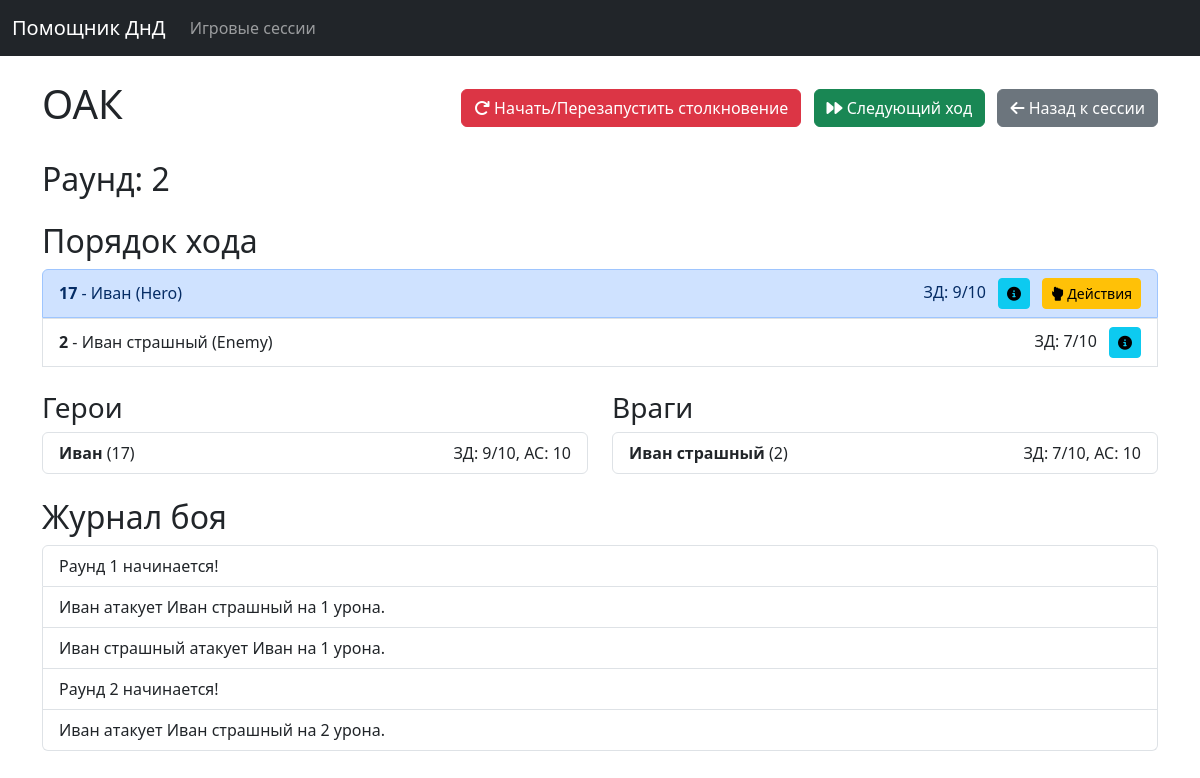
The page /encounters/2/ on the database its author committed.
### campaign_manager/models.py (models this page shows, shortened)
class Encounter(models.Model):
    game_session = models.ForeignKey(GameSession, on_delete=models.CASCADE, related_name='encounters')
    name = models.CharField(max_length=255)
    description = models.TextField(blank=True)
    is_active = models.BooleanField(default=True)
    created_at = models.DateTimeField(auto_now_add=True)
    current_round = models.PositiveIntegerField(default=0)
    active_combatant_index = models.PositiveIntegerField(default=0)

class Character(models.Model):
    name = models.CharField(max_length=255)
    strength = models.PositiveIntegerField(default=10)
    dexterity = models.PositiveIntegerField(default=10)
    constitution = models.PositiveIntegerField(default=10)
    intelligence = models.PositiveIntegerField(default=10)
    wisdom = models.PositiveIntegerField(default=10)
    charisma = models.PositiveIntegerField(default=10)
    armor_class = models.PositiveIntegerField(default=10)
    max_hp = models.PositiveIntegerField(default=10)
    size = models.CharField(max_length=50, blank=True, null=True)
    creature_type = models.CharField(max_length=100, blank=True, null=True)
    source = models.CharField(max_length=100, blank=True, null=True)
    damage_immunities = models.TextField(blank=True, null=True)
    condition_immunities = models.TextField(blank=True, null=True)
    senses = models.TextField(blank=True, null=True)
    languages = models.TextField(blank=True, null=True)
    challenge_rating = models.CharField(max_length=50, blank=True, null=True)
    actions_description = models.TextField(blank=True, null=True)
    description = models.TextField(blank=True, null=True)
    race = models.CharField(max_length=100, blank=True, null=True)
    proficiency_bonus = models.PositiveIntegerField(default=2)
    speed = models.CharField(max_length=50, blank=True, null=True)
    traits_description = models.TextField(blank=True, null=True)
    proficiencies_description = models.TextField(blank=True, null=True)
    equipment_description = models.TextField(blank=True, null=True)
    attacks_description = models.TextField(blank=True, null=True)
    coins_description = models.TextField(blank=True, null=True)
    resources_description = models.TextField(blank=True, null=True)
    class Meta:
        abstract = True

class Hero(Character):
    game_session = models.ForeignKey(GameSession, on_delete=models.CASCADE, related_name='heroes')
    current_hp = models.IntegerField()
    player_name = models.CharField(max_length=255, blank=True, null=True)
    char_class = models.CharField(max_length=100, blank=True, null=True)
    char_subclass = models.CharField(max_length=100, blank=True, null=True)
    level = models.PositiveIntegerField(default=1)
    background = models.CharField(max_length=100, blank=True, null=True)
    alignment = models.CharField(max_length=100, blank=True, null=True)

class Enemy(Character):
    game_session = models.ForeignKey(GameSession, on_delete=models.CASCADE, related_name='enemies')

class EncounterLog(models.Model):
    encounter = models.ForeignKey(Encounter, on_delete=models.CASCADE, related_name='logs')
    actor = models.ForeignKey(Combatant, on_delete=models.CASCADE, related_name='actions', null=True, blank=True)
    target = models.ForeignKey(Combatant, on_delete=models.CASCADE, related_name='targeted_actions', null=True, blank=True)
    action_description = models.CharField(max_length=255)
    created_at = models.DateTimeField(auto_now_add=True)

### campaign_manager/views.py (the view)
# urls.py: path('encounters/<int:pk>/', views.encounter_detail, name='encounter_detail'),
def encounter_detail(request, pk):
    encounter = get_object_or_404(Encounter, pk=pk)
    attack_form = AttackForm(encounter=encounter)
    hero_type = ContentType.objects.get_for_model(Hero)
    enemy_type = ContentType.objects.get_for_model(Enemy)
    combatants_queryset = encounter.combatants.order_by('-initiative')
    combatants_data = []
    heroes = []
    enemies = []
    for c in combatants_queryset:
        try:
            character_obj = c.character
            is_hero = c.content_type == hero_type
            combatant_info = {
                'id': c.pk,
                'name': character_obj.name,
                'current_hp': c.current_hp,
                'max_hp': character_obj.max_hp,
                'initiative': c.initiative,
                'is_hero': is_hero,
                'strength': character_obj.strength,
                'strength_modifier': (character_obj.strength - 10) // 2,
                'dexterity': character_obj.dexterity,
                'dexterity_modifier': (character_obj.dexterity - 10) // 2,
                'constitution': character_obj.constitution,
                'constitution_modifier': (character_obj.constitution - 10) // 2,
                'intelligence': character_obj.intelligence,
                'intelligence_modifier': (character_obj.intelligence - 10) // 2,
                'wisdom': character_obj.wisdom,
                'wisdom_modifier': (character_obj.wisdom - 10) // 2,
                'charisma': character_obj.charisma,
                'charisma_modifier': (character_obj.charisma - 10) // 2,
                'armor_class': character_obj.armor_class,
            }
            combatants_data.append(combatant_info)
            if is_hero:
                heroes.append(combatant_info)
            else:
                enemies.append(combatant_info)
        except Exception as e:
            print(f"Combatant id={c.pk}, content_type={c.content_type}, object_id={c.object_id}: {e}")
            continue
    return render(request, 'campaign_manager/encounter_detail.html', {
        'encounter': encounter,
        'attack_form': attack_form,
        'combatants': combatants_data,
        'heroes': heroes,
        'enemies': enemies,
    })

### campaign_manager/templatetags/campaign_manager_filters.py (called while the page is built)
@register.filter
def startswith(text, starts):
    if isinstance(text, str):
        return text.startswith(starts)
    return False

### campaign_manager/templates/campaign_manager/encounter_detail.html (shortened to what this page needs)
{% extends 'campaign_manager/base.html' %}
{% load campaign_manager_filters %}
{% load i18n %}
{% block content %}
    <div class="d-flex justify-content-between align-items-center mb-4">
        <h1>{{ encounter.name }}</h1>
        <div>
            <button type="button" class="btn btn-danger" data-bs-toggle="modal" data-bs-target="#startEncounterModal"><i class="fas fa-redo"></i> {% trans "Start/Restart Encounter" %}</button>
            <form action="{% url 'next_turn' encounter.pk %}" method="post" class="d-inline ms-2">
                <button type="submit" class="btn btn-success" {% if not encounter.is_active %}disabled{% endif %}><i class="fas fa-forward"></i> {% trans "Next Turn" %}</button>
            </form>
            <a href="{% url 'game_session_detail' encounter.game_session.pk %}" class="btn btn-secondary ms-2"><i class="fas fa-arrow-left"></i> {% trans "Back to Session" %}</a>
        </div>
    </div>
    <h2 class="mb-3">{% trans "Round:" %} <span id="current-round">{{ encounter.current_round }}</span></h2>
    <div class="row mt-4">
        <div class="col-md-12">
            <h2>{% trans "Combat Order" %}</h2>
            <ul class="list-group" id="combat-order-list">
                {% for combatant in combatants %}
                    {% with forloop.counter0 as combatant_index %}
                        <li class="list-group-item d-flex justify-content-between align-items-center {% if combatant_index == encounter.active_combatant_index %}list-group-item-primary{% endif %} {% if combatant.current_hp <= 0 %}list-group-item-secondary{% endif %}" data-combatant-id="{{ combatant.id }}">
                            <div>
                                <strong>{{ combatant.initiative }}</strong> -
                                {{ combatant.name }} ({{ combatant.is_hero|yesno:_('Hero,Enemy') }})
                            </div>
                            <div>
                                {% trans "HP:" %} <span id="hp-{{ combatant.id }}">{{ combatant.current_hp }}</span>/{{ combatant.max_hp }}
                                <button type="button" class="btn btn-sm btn-info ms-2" data-bs-toggle="modal" data-bs-target="#characterModal{{ combatant.id }}">
                                    <i class="fas fa-info-circle"></i>
                                </button>
                                {% if combatant_index == encounter.active_combatant_index and combatant.current_hp > 0 and encounter.is_active %}
                                    <button type="button" class="btn btn-sm btn-warning ms-2" data-bs-toggle="modal" data-bs-target="#actionModal{{ combatant.id }}">
                                        <i class="fas fa-hand-rock"></i> {% trans "Actions" %}
                                    </button>
                                {% endif %}
                            </div>
                        </li>
                    {% endwith %}
                {% empty %}
                    <li class="list-group-item">{% trans "No combatants yet. Start the encounter to begin." %}</li>
                {% endfor %}
            </ul>
        </div>
    </div>
    <div class="row mt-4">
        <div class="col-md-6">
            <h3>{% trans "Heroes" %}</h3>
            <ul class="list-group">
                {% for hero in heroes %}
                    <li class="list-group-item d-flex justify-content-between align-items-center">
                        <span><strong>{{ hero.name }}</strong> ({{ hero.initiative }})</span>
                        <span>{% trans "HP:" %} {{ hero.current_hp }}/{{ hero.max_hp }}, AC: {{ hero.armor_class }}</span>
                    </li>
                {% empty %}
                    <li class="list-group-item">{% trans "No heroes in this encounter." %}</li>
                {% endfor %}
            </ul>
        </div>
        <div class="col-md-6">
            <h3>{% trans "Enemies" %}</h3>
            <ul class="list-group">
                {% for enemy in enemies %}
                    <li class="list-group-item d-flex justify-content-between align-items-center">
                        <span><strong>{{ enemy.name }}</strong> ({{ enemy.initiative }})</span>
                        <span>{% trans "HP:" %} {{ enemy.current_hp }}/{{ enemy.max_hp }}, AC: {{ enemy.armor_class }}</span>
                    </li>
                {% empty %}
                    <li class="list-group-item">{% trans "No enemies in this encounter." %}</li>
                {% endfor %}
            </ul>
        </div>
    </div>
    <div class="mt-4">
        <h2>{% trans "Combat Log" %}</h2>
        <ul class="list-group" id="combat-log-list">
            {% for log in encounter.logs.all %}
                <li class="list-group-item {% if log.action_description|startswith:'Round ' and log.action_description|endswith:' begins!' %}list-group-item-info fw-bold{% endif %}">{{ log.action_description }}</li>
            {% empty %}
                <li class="list-group-item">{% trans "No actions yet." %}</li>
            {% endfor %}
        </ul>
    </div>
    <div class="toast-container position-fixed bottom-0 end-0 p-3">
    </div>
{% endblock %}

### rows shown on the page
Encounter: name "ОАК", current_round "2", active_combatant_index 0 (drawn)
Hero: name "Иван", name "Иван", initiative "17", current_hp "9", max_hp "10", armor_class "10"
Enemy: name "Иван страшный", name "Иван страшный"
EncounterLog: action_description "Раунд 1 начинается!"
EncounterLog: action_description "Иван атакует Иван страшный на 1 урона."
EncounterLog: action_description "Иван страшный атакует Иван на 1 урона."
EncounterLog: action_description "Раунд 2 начинается!"
EncounterLog: action_description "Иван атакует Иван страшный на 2 урона."

### other values the page prints
{{ combatant.initiative }} "17" "2"
{{ combatant.is_hero|yesno:_('Hero,Enemy') }} "Hero" "Enemy"
{{ combatant.current_hp }} "9" "7"
{{ combatant.max_hp }} "10" "10"
{{ enemy.initiative }} "2"
{{ enemy.current_hp }} "7"
{{ enemy.max_hp }} "10"
{{ enemy.armor_class }} "10"
